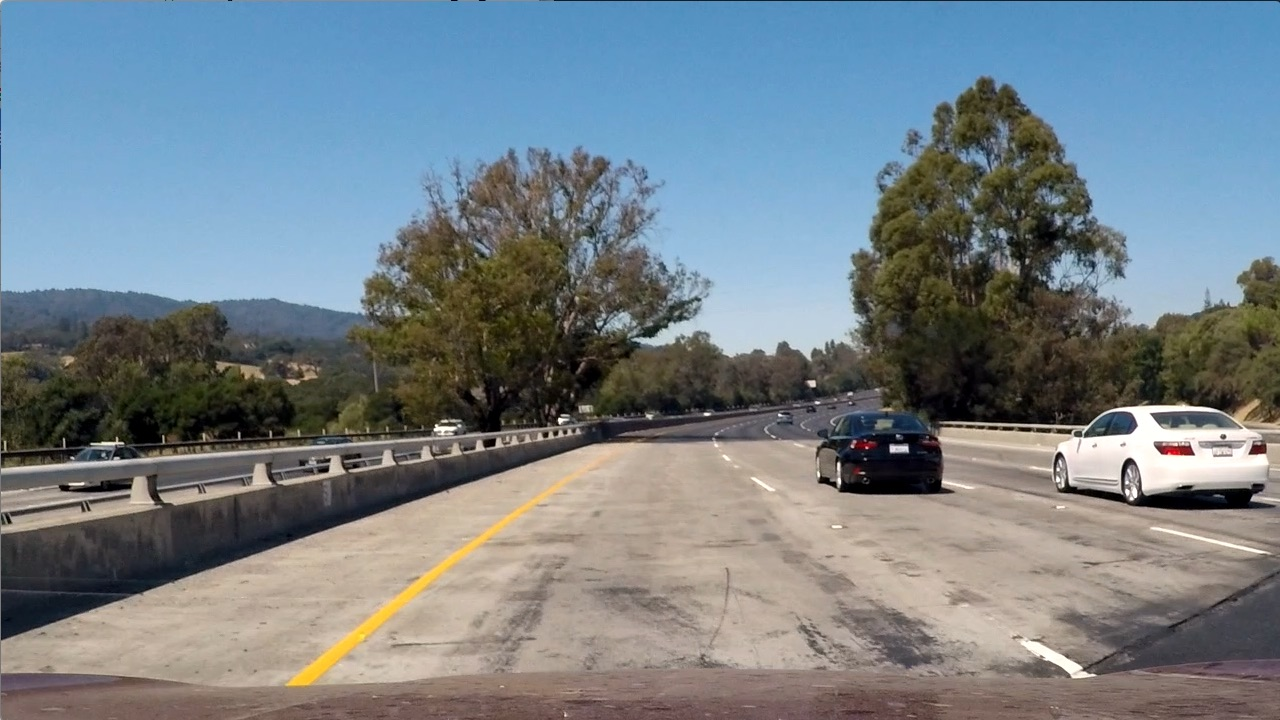
#> input picture test_run/test1.jpg, 1280 x 720 px; its folder holds only this picture in this run
$ jupyter execute --allow-errors Project-5-Vehicle-Detection.ipynb   (shell and % lines are left out)   (older library calls are emulated)
#> lines starting #> are read from the running program, lines starting #| are printed output that depends on the picture
#> further down, img is the input picture: shape (720, 1280, 3); mean R, G, B 117.5, 128.7, 135.5
#| 0.0 1.0
[cell 1]
import os
import glob
import matplotlib.pyplot as plt
import matplotlib.image as mpimg
import numpy as np
import cv2
import time

from skimage.feature import hog
from sklearn.svm import LinearSVC
from sklearn.preprocessing import StandardScaler
from sklearn.model_selection import train_test_split
from scipy.ndimage.measurements import label


print("Imports imported")

[cell 2]
car_basedir = 'vehicles/'

#> (the rest of this cell did not finish here and is left out)

[cell 3]
noncar_basedir = 'non-vehicles/'

#> (the rest of this cell did not finish here and is left out)

[cell 4]
# Functions from lesson

# Define a function to return HOG features and visualization
# Vis == False means we do not want to get an image back, True produces output image.
def get_hog_features(img,
                     orient,
                     pix_per_cell,
                     cell_per_block,
                     vis=False,
                     feature_vec=True):
    if vis == True:
        features, hog_image = hog(img,
                                  orientations=orient,
                                  pixels_per_cell=(pix_per_cell, pix_per_cell),
                                  cells_per_block=(cell_per_block, cell_per_block),
                                  transform_sqrt=False,
                                  visualise=vis,
                                  feature_vector=feature_vec)
        return features, hog_image
    else:
        features = hog(img,
                       orientations=orient,
                       pixels_per_cell=(pix_per_cell, pix_per_cell),
                       cells_per_block=(cell_per_block, cell_per_block),
                       transform_sqrt=False,
                       visualise=vis,
                       feature_vector=feature_vec)
        return features

# Define a function to compute binned color features
def bin_spatial(img, size=(32, 32)):
    color1 = cv2.resize(img[:,:,0], size).ravel()
    color2 = cv2.resize(img[:,:,1], size).ravel()
    color3 = cv2.resize(img[:,:,2], size).ravel()
    # Returns a stacked feature vector of the three color channels
    return np.hstack((color1, color2, color3))

# Define a function to compute color histogram features
# Removed bin range because it breaks when png files get read in.
def color_hist(img, nbins=32):
    # Compute the histogram of the color channels separately
    channel1_hist = np.histogram(img[:,:,0], bins=nbins)
    channel2_hist = np.histogram(img[:,:,1], bins=nbins)
    channel3_hist = np.histogram(img[:,:,2], bins=nbins)
    # Concatenate the histograms into a single feature vector
    hist_features = np.concatenate((channel1_hist[0], channel2_hist[0], channel3_hist[0]))
    # Return the individual histograms, bin_centers and feature vector
    return hist_features

# Define a function to extract features from a list of images
# Have this function call bin_spatial() and color_hist()
# [68 lines left out: function extract_features, not called in this run]

# window size (x and y dimensions),
# and overlap fraction (for both x and y)
def slide_window(img,
                 x_start_stop=[None, None],
                 y_start_stop=[None, None],
                 xy_window=(96, 96),
                 xy_overlap=(0.5, 0.5)):
    # If x and/or y start/stop positions not defined, set to image size
#> called with xy_window = (64, 64), xy_overlap = (0.5, 0.5)
    if x_start_stop[0] == None:
        x_start_stop[0] = 0
    if x_start_stop[1] == None:
        x_start_stop[1] = img.shape[1]
    if y_start_stop[0] == None:
        y_start_stop[0] = 0
    if y_start_stop[1] == None:
        y_start_stop[1] = img.shape[0]
    # Compute the span of the region to be searched
    xspan = x_start_stop[1] - x_start_stop[0]
#> xspan = 1280
    yspan = y_start_stop[1] - y_start_stop[0]

    # Compute the number of pixels per step in x/y
    nx_pix_per_step = np.int(xy_window[0]*(1 - xy_overlap[0]))
    ny_pix_per_step = np.int(xy_window[1]*(1 - xy_overlap[1]))

    # [5 lines of commented-out code are left out]

    nx_windows = np.int(xspan / nx_pix_per_step) - 1
#> nx_windows = 39
    ny_windows = np.int(yspan / ny_pix_per_step) - 1

    # Initialize a list to append window positions to
    window_list = []

    # Loop through finding x and y window positions
    # Note: you could vectorize this step, but in practice
    # you'll be considering windows one by one with your
    # classifier, so looping makes sense
    for ys in range(ny_windows):
        for xs in range(nx_windows):

            # Calculate window position
            startx = xs*nx_pix_per_step + x_start_stop[0]
            endx = startx + xy_window[0]
            starty = ys*ny_pix_per_step + y_start_stop[0]
            endy = starty + xy_window[1]

            # Append window position to list
            window_list.append(((startx, starty), (endx, endy)))
#> `windows = slide_window(img, x_start_stop= [None, None], y_start_stop =..`: windows = 273 items
#> `img_tosearch = img[ystart:ystop,:,:]`:
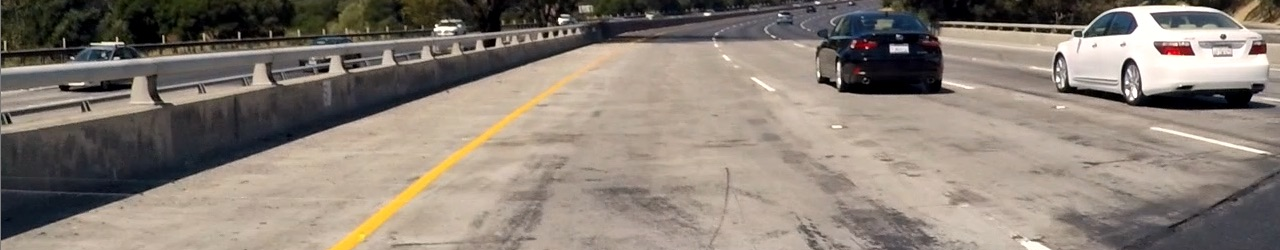
#> img_tosearch: shape (250, 1280, 3) float32; mean R, G, B 0.539, 0.498, 0.46

    # Return the list of windows
    return window_list

# Here is the draw_boxes function.
# [185 lines left out: functions draw_boxes, find_matches, single_img_features, search_windows, visualize, not called in this run]

print('Functions loaded')

#> (a cell that did not finish here is left out)

[cell 6]
# Define feature parameters
color_space = 'YCrCb'
orient = 9
pix_per_cell = 8
cell_per_block = 2
hog_channel = 'ALL'
spatial_size = (16, 16)
hist_bins = 16
spatial_feat = True
hist_feat = True
hog_feat = True

t = time.time()
n_samples = 2000
# Generate 1000 random indices
#> (the rest of this cell did not finish here and is left out)

[cell 7]
searchpath = 'test_run/*'
example_images = glob.glob(searchpath)
images = []
title = []
y_start_stop = [400, 656]
overlap = 0.5

#> (the rest of this cell did not finish here and is left out)

[cell 8]
def convert_color(img, conv='RGB2YCrCb'):
#> called with conv = 'RGB2YCrCb'
    if conv == "RGB2YCrCb":
        return cv2.cvtColor(img, cv2.COLOR_RGB2YCrCb)
#> returned value: shape (250, 1280, 3) float32; mean of channels 0, 1, 2 0.506, 0.524, 0.474
#> `ctrans_tosearch = cv2.resize(ctrans_tosearch, (np.int(imshape[1]/scale..`: ctrans_tosearch: shape (156, 800, 3) float32; mean of channels 0, 1, 2 0.506, 0.524, 0.474
#> `ch1 = ctrans_tosearch[:,:,0]`:
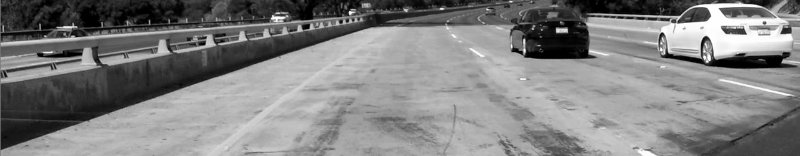
#> ch1: shape (156, 800) float32; min 0, max 1, mean 0.506
#> `ch2 = ctrans_tosearch[:,:,1]`:
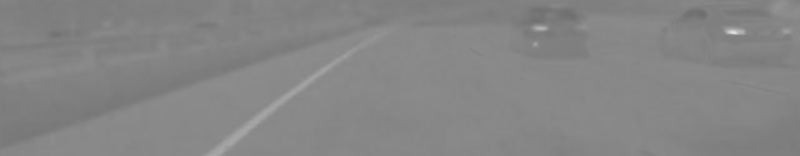
#> ch2: shape (156, 800) float32; min 0.43, max 0.894, mean 0.524
#> `ch3 = ctrans_tosearch[:,:,2]`:
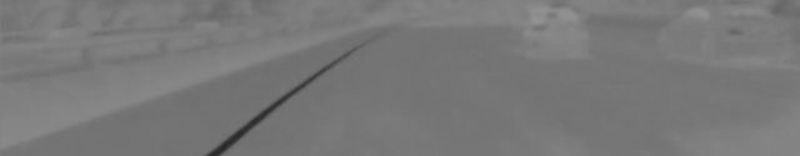
#> ch3: shape (156, 800) float32; min 0.152, max 0.578, mean 0.474
    if conv == 'BGR2YCrCb':
        return cv2.cvtColor(img, cv2.COLOR_BGR2YCrCb)
    if conv == 'RGB2LUV':
        return cv2.cvtColor(img, cv2.COLOR_RGB2LUV)

print('Convert color loaded')

[cell 9]
out_images = []
out_maps = []
out_titles = []
out_boxes = []
ystart = 400
ystop = 650
# Scale entire image and subsample the array
scale = 1.6

#> (the rest of this cell did not finish here and is left out)

    hog2 = get_hog_features(ch2, orient, pix_per_cell, cell_per_block, feature_vec=False)
    hog3 = get_hog_features(ch3, orient, pix_per_cell, cell_per_block, feature_vec=False)

    for xb in range(nxsteps):
        for yb in range(nysteps):
            count += 1
            ypos = yb * cells_per_step
            xpos = xb * cells_per_step

            hog_feat1 = hog1[ypos:ypos + nblocks_per_window, xpos:xpos + nblocks_per_window].ravel()
            hog_feat2 = hog2[ypos:ypos + nblocks_per_window, xpos:xpos + nblocks_per_window].ravel()
            hog_feat3 = hog3[ypos:ypos + nblocks_per_window, xpos:xpos + nblocks_per_window].ravel()
            hog_features = np.hstack((hog_feat1, hog_feat2, hog_feat3))

            xleft = xpos * pix_per_cell
            ytop = ypos * pix_per_cell

            # Extract the image patch
            subimg = cv2.resize(ctrans_tosearch[ytop:ytop + window, xleft:xleft + window], (64,64))

            # Get color features
            spatial_features = bin_spatial(subimg, size=spatial_size)
            hist_features = color_hist(subimg, nbins=hist_bins)

            # Scale features and make a prediction
            test_features = X_scaler.transform(np.hstack((spatial_features, hist_features, hog_features)).reshape(1, -1))

            test_prediction = svc.predict(test_features)

            if test_prediction == 1:
                xbox_left = np.int(xleft * scale)
                ytop_draw = np.int(ytop * scale)
                win_draw = np.int(window * scale)
                cv2.rectangle(draw_img,(xbox_left, ytop_draw + ystart),(xbox_left + win_draw, ytop_draw + win_draw + ystart),(0,0,255),6)
                img_boxes.append(((xbox_left, ytop_draw +  ystart),(xbox_left + win_draw, ytop_draw + win_draw + ystart)))
                heatmap[ytop_draw + ystart:ytop_draw + win_draw + ystart, xbox_left:xbox_left + win_draw] +=1

    print(time.time() - t, 'seconds to run, total windows = ', count)

    out_images.append(draw_img)

    out_titles.append(img_src[-12:])
    out_titles.append(img_src[-12:])

    out_images.append(heatmap)
    out_maps.append(heatmap)
    out_boxes.append(img_boxes)

fig = plt.figure(figsize = (12,24))
visualize(fig, 8, 2, out_images, out_titles)
#

[cell 10]
# [82 lines left out: function find_cars, not called in this run]

[cell 11]
# [17 lines left out: functions apply_threshold, draw_labeled_bboxes, not called in this run]

print('Functions loaded')

[cell 12]
# [18 lines of commented-out code are left out]

[cell 13]
# [7 lines left out: function process_image, not called in this run]

print('Process image loaded')

[cell 14]
from moviepy.editor import VideoFileClip
from IPython.display import HTML

print('Imports imported')

[cell 15]
test_output = 'project_output.mp4'
#> test_output = 'project_output.mp4'
#> (the rest of this cell did not finish here and is left out)

$ run again, on test_run/test5.jpg
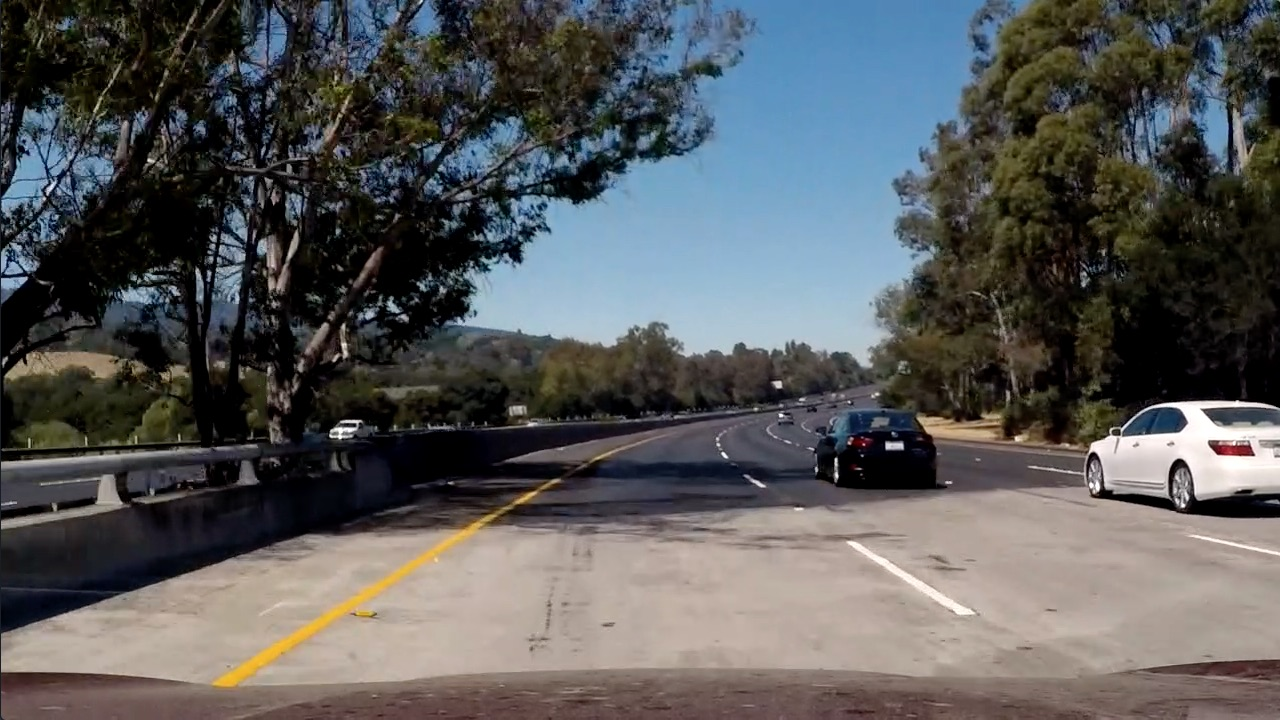
#> input picture test_run/test5.jpg, 1280 x 720 px
#> img is the input picture: shape (720, 1280, 3); mean R, G, B 88.5, 89.3, 89.8
#| 0.0 1.0
#> windows = 273 items
#> ctrans_tosearch: shape (156, 800, 3) float32; mean of channels 0, 1, 2 0.433, 0.519, 0.485
#> `ch1 = ctrans_tosearch[:,:,0]`:
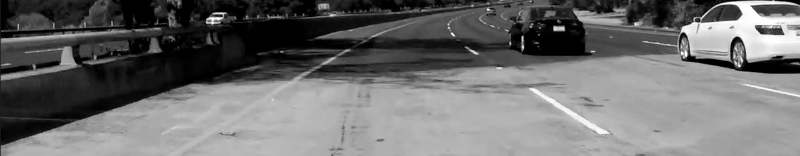
#> ch1: shape (156, 800) float32; min 0, max 1, mean 0.433
#> `ch3 = ctrans_tosearch[:,:,2]`:
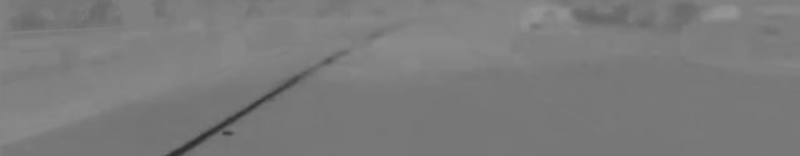
#> ch3: shape (156, 800) float32; min 0.18, max 0.59, mean 0.485

$ run again, on test_run/test6.jpg
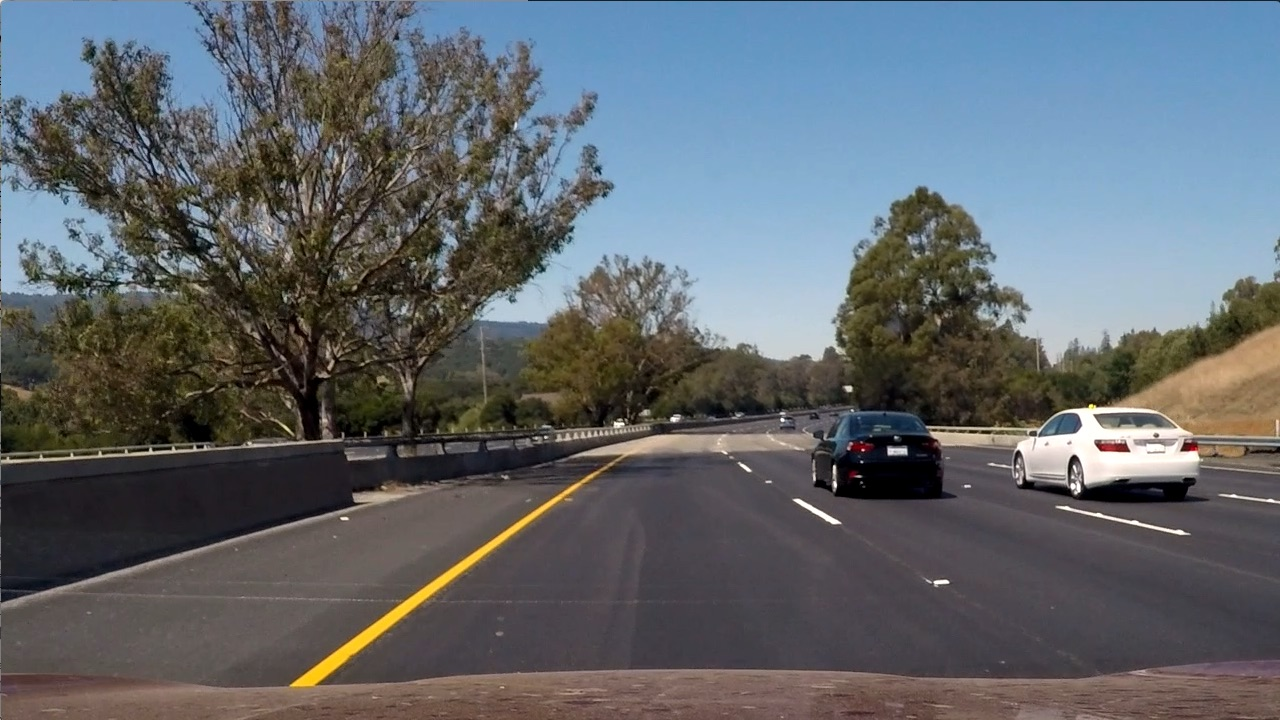
#> input picture test_run/test6.jpg, 1280 x 720 px
#> img is the input picture: shape (720, 1280, 3); mean R, G, B 97, 102.6, 107.9
#| 0.0 1.0
#> windows = 273 items
#> ctrans_tosearch: shape (156, 800, 3) float32; mean of channels 0, 1, 2 0.299, 0.513, 0.493
#> `ch1 = ctrans_tosearch[:,:,0]`:
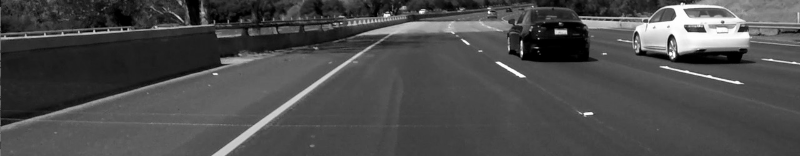
#> ch1: shape (156, 800) float32; min 0, max 1, mean 0.299
#> `ch3 = ctrans_tosearch[:,:,2]`:
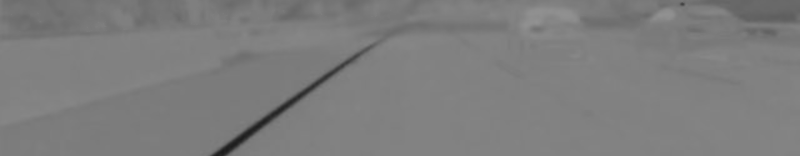
#> ch3: shape (156, 800) float32; min 0.113, max 0.575, mean 0.493

$ run again, on test_run/test7.jpg
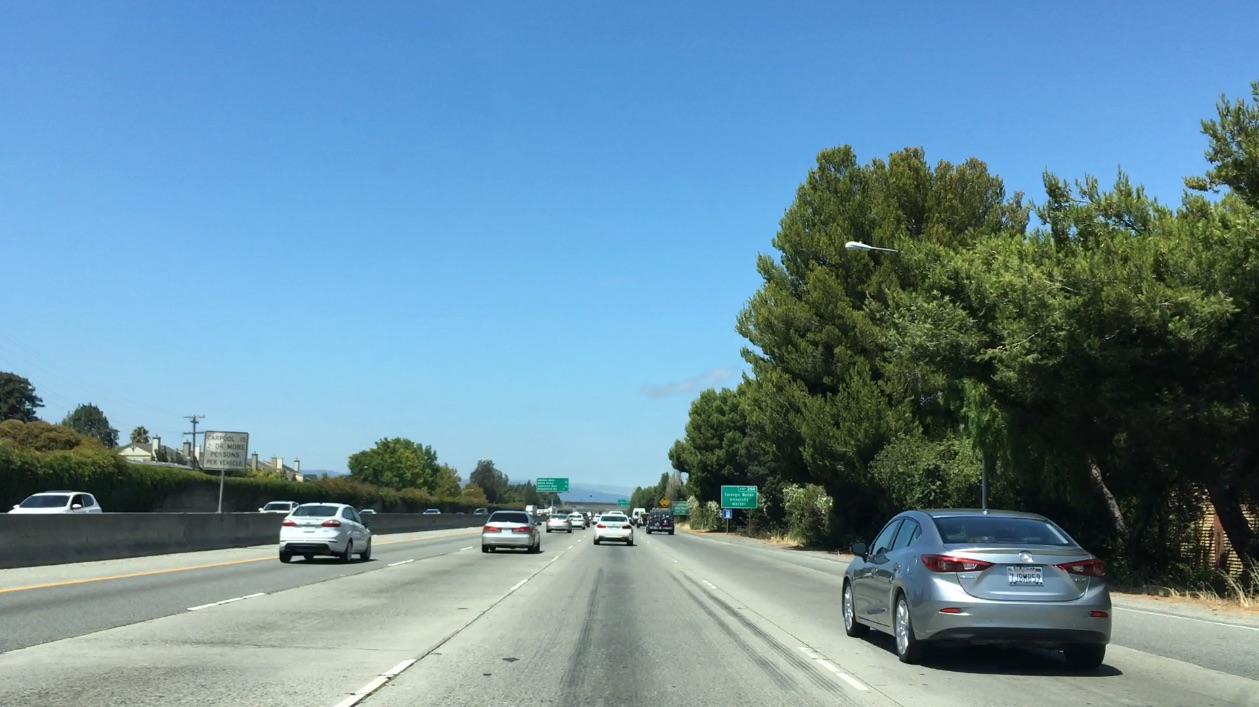
#> input picture test_run/test7.jpg, 1259 x 707 px
#> img is the input picture: shape (707, 1259, 3); mean R, G, B 104.8, 141, 158.4
#| 0.0 1.0
#> windows = 266 items
#> ctrans_tosearch: shape (156, 786, 3) float32; mean of channels 0, 1, 2 0.446, 0.472, 0.499
#> `ch1 = ctrans_tosearch[:,:,0]`:
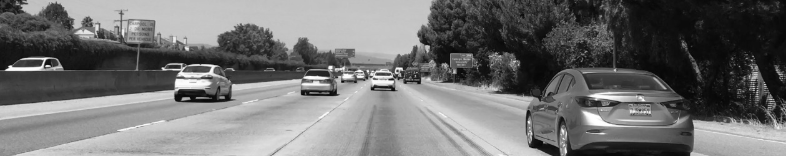
#> ch1: shape (156, 786) float32; min 0.0183, max 1, mean 0.446
#> `ch3 = ctrans_tosearch[:,:,2]`:
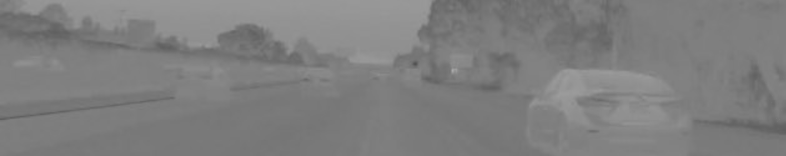
#> ch3: shape (156, 786) float32; min 0.322, max 0.671, mean 0.498

$ run again, on test_run/test2.jpg
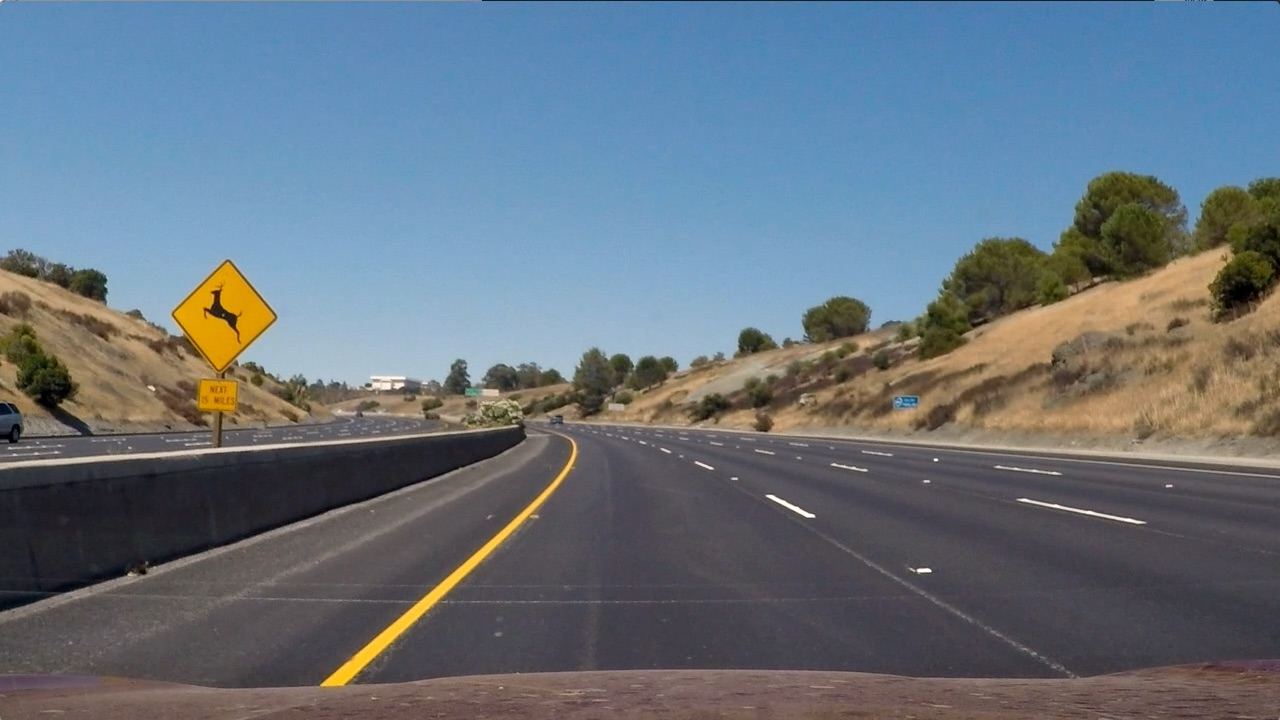
#> input picture test_run/test2.jpg, 1280 x 720 px
#> img is the input picture: shape (720, 1280, 3); mean R, G, B 102.8, 114.6, 125.5
#| 0.0 1.0
#> windows = 273 items
#> ctrans_tosearch: shape (156, 800, 3) float32; mean of channels 0, 1, 2 0.328, 0.513, 0.494
#> `ch3 = ctrans_tosearch[:,:,2]`:
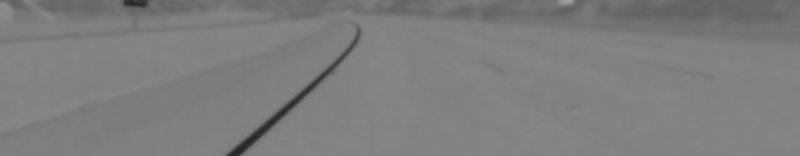
#> ch3: shape (156, 800) float32; min 0.145, max 0.619, mean 0.494
